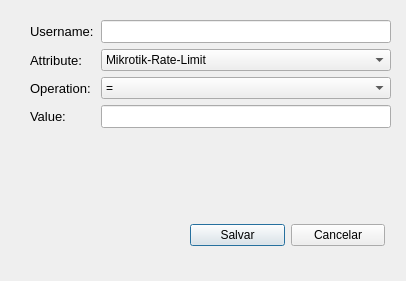
<?xml version="1.0" encoding="UTF-8"?>
<ui version="4.0">
 <class>FormCreateRegister</class>
 <widget class="QDialog" name="FormCreateRegister">
  <property name="geometry">
   <rect>
    <x>0</x>
    <y>0</y>
    <width>406</width>
    <height>281</height>
   </rect>
  </property>
  <property name="windowTitle">
   <string>Novo Registro</string>
  </property>
  <widget class="QWidget" name="verticalLayoutWidget">
   <property name="geometry">
    <rect>
     <x>190</x>
     <y>220</y>
     <width>195</width>
     <height>30</height>
    </rect>
   </property>
   <layout class="QHBoxLayout" name="horizontalLayout">
    <item>
     <widget class="QPushButton" name="btn_save">
      <property name="text">
       <string>Salvar</string>
      </property>
     </widget>
    </item>
    <item>
     <widget class="QPushButton" name="btn_cancel">
      <property name="text">
       <string>Cancelar</string>
      </property>
     </widget>
    </item>
   </layout>
  </widget>
  <widget class="QWidget" name="formLayoutWidget">
   <property name="geometry">
    <rect>
     <x>30</x>
     <y>20</y>
     <width>361</width>
     <height>193</height>
    </rect>
   </property>
   <layout class="QFormLayout" name="formLayout">
    <item row="0" column="0">
     <widget class="QLabel" name="label">
      <property name="font">
       <font>
        <pointsize>10</pointsize>
       </font>
      </property>
      <property name="text">
       <string>Username:</string>
      </property>
     </widget>
    </item>
    <item row="0" column="1">
     <widget class="QLineEdit" name="lineEdit_username">
      <property name="font">
       <font>
        <pointsize>10</pointsize>
       </font>
      </property>
      <property name="readOnly">
       <bool>false</bool>
      </property>
     </widget>
    </item>
    <item row="1" column="0">
     <widget class="QLabel" name="label_2">
      <property name="font">
       <font>
        <pointsize>10</pointsize>
       </font>
      </property>
      <property name="text">
       <string>Attribute: </string>
      </property>
     </widget>
    </item>
    <item row="2" column="0">
     <widget class="QLabel" name="label_3">
      <property name="font">
       <font>
        <pointsize>10</pointsize>
       </font>
      </property>
      <property name="text">
       <string>Operation: </string>
      </property>
     </widget>
    </item>
    <item row="3" column="0">
     <widget class="QLabel" name="label_4">
      <property name="font">
       <font>
        <pointsize>10</pointsize>
       </font>
      </property>
      <property name="text">
       <string>Value: </string>
      </property>
     </widget>
    </item>
    <item row="3" column="1">
     <widget class="QLineEdit" name="lineEdit_value">
      <property name="font">
       <font>
        <pointsize>10</pointsize>
       </font>
      </property>
     </widget>
    </item>
    <item row="1" column="1">
     <widget class="QComboBox" name="comboBox_attribute">
      <item>
       <property name="text">
        <string>Mikrotik-Rate-Limit</string>
       </property>
      </item>
      <item>
       <property name="text">
        <string>Framed-IP-Address</string>
       </property>
      </item>
      <item>
       <property name="text">
        <string>User-Password</string>
       </property>
      </item>
     </widget>
    </item>
    <item row="2" column="1">
     <widget class="QComboBox" name="comboBox_operation">
      <item>
       <property name="text">
        <string>=</string>
       </property>
      </item>
      <item>
       <property name="text">
        <string>:=</string>
       </property>
      </item>
      <item>
       <property name="text">
        <string>==</string>
       </property>
      </item>
      <item>
       <property name="text">
        <string>+=</string>
       </property>
      </item>
      <item>
       <property name="text">
        <string>!=</string>
       </property>
      </item>
      <item>
       <property name="text">
        <string>&gt;</string>
       </property>
      </item>
      <item>
       <property name="text">
        <string>&gt;=</string>
       </property>
      </item>
      <item>
       <property name="text">
        <string>&lt;</string>
       </property>
      </item>
      <item>
       <property name="text">
        <string>&lt;=</string>
       </property>
      </item>
      <item>
       <property name="text">
        <string>=~</string>
       </property>
      </item>
      <item>
       <property name="text">
        <string>!~</string>
       </property>
      </item>
      <item>
       <property name="text">
        <string>=*</string>
       </property>
      </item>
      <item>
       <property name="text">
        <string>!*</string>
       </property>
      </item>
     </widget>
    </item>
   </layout>
  </widget>
  <widget class="QLabel" name="label_message">
   <property name="geometry">
    <rect>
     <x>30</x>
     <y>180</y>
     <width>361</width>
     <height>16</height>
    </rect>
   </property>
   <property name="text">
    <string/>
   </property>
  </widget>
 </widget>
 <resources/>
 <connections/>
</ui>
